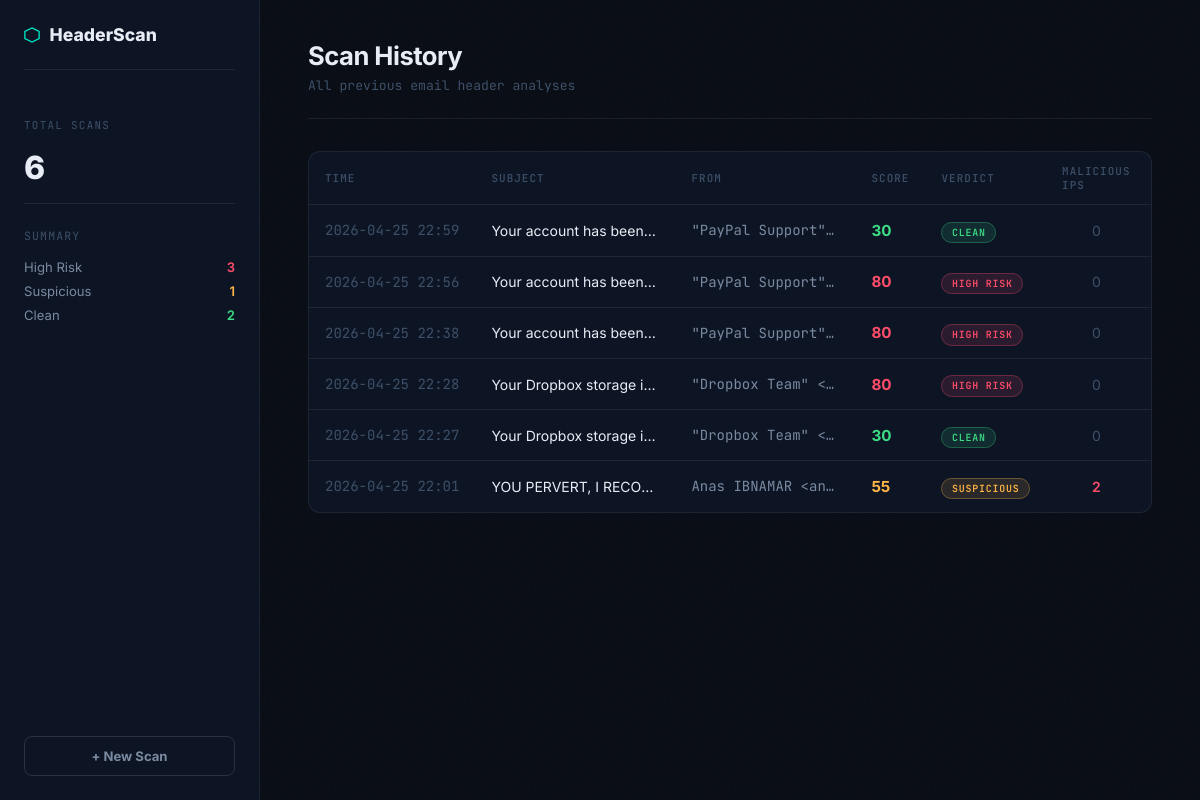
The app's page /history with its own data.
### tables this page shows
CREATE TABLE scans (
            id          INTEGER PRIMARY KEY AUTOINCREMENT,
            scanned_at  TEXT NOT NULL,
            subject     TEXT,
            from_addr   TEXT,
            risk_score  INTEGER,
            verdict     TEXT,
            spf_status  TEXT,
            dmarc_policy TEXT,
            dkim_present INTEGER,
            warnings     INTEGER,
            malicious_ips INTEGER,
            report_json  TEXT
        );

### app.py (the view)
@app.route("/history")
def history():
    scans = get_all_scans()
    return render_template("history.html", scans=scans)

### database.py (called while the page is built)
def get_all_scans():
    conn = sqlite3.connect(DB_PATH)
    conn.row_factory = sqlite3.Row
    c = conn.cursor()
    c.execute("""
        SELECT id, scanned_at, subject, from_addr, risk_score,
               verdict, malicious_ips, warnings
        FROM scans
        ORDER BY id DESC
        LIMIT 100
    """)
    rows = c.fetchall()
    conn.close()
    return [dict(r) for r in rows]

### templates/history.html (shortened to what this page needs)
<!DOCTYPE html>
<html lang="en">
<head>
    <link rel="stylesheet" href="{{ url_for('static', filename='css/style.css') }}">
</head>
<body class="report-page">
<aside class="sidebar">
    <div class="sidebar-logo">
        <svg width="16" height="16" viewBox="0 0 18 18" fill="none">
            <polygon points="9,1 17,5 17,13 9,17 1,13 1,5" stroke="#00e5c3" stroke-width="1.5" fill="none"/>
        </svg>
        <span class="logo-text">HeaderScan</span>
    </div>
    <div style="padding: 1rem 0; border-bottom: 1px solid var(--border); margin-bottom: 1.5rem;">
        <div class="score-label">Total Scans</div>
        <div style="font-size: 2rem; font-weight: 800; letter-spacing: -0.04em; margin-top: 0.5rem;">
            {{ scans|length }}
        </div>
    </div>
    <div style="display: flex; flex-direction: column; gap: 0.5rem; margin-bottom: 1rem;">
        <div style="font-size: 0.72rem; font-family: var(--mono); color: var(--text3); letter-spacing: 0.1em; text-transform: uppercase; margin-bottom: 0.5rem;">Summary</div>
        <div style="display: flex; justify-content: space-between; font-size: 0.82rem;">
            <span style="color: var(--text2);">High Risk</span>
            <span style="color: var(--red); font-weight: 600;">{{ scans | selectattr('verdict', 'equalto', 'HIGH RISK') | list | length }}</span>
        </div>
        <div style="display: flex; justify-content: space-between; font-size: 0.82rem;">
            <span style="color: var(--text2);">Suspicious</span>
            <span style="color: var(--amber); font-weight: 600;">{{ scans | selectattr('verdict', 'equalto', 'SUSPICIOUS') | list | length }}</span>
        </div>
        <div style="display: flex; justify-content: space-between; font-size: 0.82rem;">
            <span style="color: var(--text2);">Clean</span>
            <span style="color: var(--green); font-weight: 600;">{{ scans | selectattr('verdict', 'equalto', 'CLEAN') | list | length }}</span>
        </div>
    </div>
    <a href="/" class="new-scan-btn" style="margin-top: auto;">+ New Scan</a>
</aside>
<main class="report-main">
    <div class="report-topbar">
        <div class="report-title">Scan History</div>
        <div class="report-sub">All previous email header analyses</div>
    </div>
    {% if scans %}
    <div class="history-table-wrap">
        <table class="history-table">
            <thead>
                <tr>
                    <th>Time</th>
                    <th>Subject</th>
                    <th>From</th>
                    <th>Score</th>
                    <th>Verdict</th>
                    <th>Malicious IPs</th>
                    <th></th>
                </tr>
            </thead>
            <tbody>
                {% for scan in scans %}
                <tr class="history-row" onclick="window.location='/scan/{{ scan.id }}'">
                    <td class="mono" style="color: var(--text3); white-space: nowrap;">{{ scan.scanned_at[:16] }}</td>
                    <td style="max-width: 200px; overflow: hidden; text-overflow: ellipsis; white-space: nowrap;">
                        {{ scan.subject or "No subject" }}
                    </td>
                    <td class="mono" style="color: var(--text2); max-width: 180px; overflow: hidden; text-overflow: ellipsis; white-space: nowrap;">
                        {{ scan.from_addr or "—" }}
                    </td>
                    <td>
                        <span class="score-val
                            {% if scan.risk_score >= 70 %}stat-red
                            {% elif scan.risk_score >= 40 %}stat-amber
                            {% else %}stat-green{% endif %}">
                            {{ scan.risk_score }}
                        </span>
                    </td>
                    <td>
                        <span class="verdict-pill
                            {% if scan.verdict == 'HIGH RISK' %}vp-high
                            {% elif scan.verdict == 'SUSPICIOUS' %}vp-med
                            {% else %}vp-low{% endif %}">
                            {{ scan.verdict }}
                        </span>
                    </td>
                    <td style="text-align: center;">
                        {% if scan.malicious_ips > 0 %}
                        <span style="color: var(--red); font-weight: 600;">{{ scan.malicious_ips }}</span>
                        {% else %}
                        <span style="color: var(--text3);">0</span>
                        {% endif %}
                    </td>
                    <td>
                    </td>
                </tr>
                {% endfor %}
            </tbody>
        </table>
    </div>
    {% else %}
    <div style="text-align: center; padding: 4rem; color: var(--text3);">
        <div style="font-size: 2rem; margin-bottom: 1rem;">📭</div>
        <div style="font-size: 0.95rem;">No scans yet. <a href="/" style="color: var(--teal);">Analyze your first email →</a></div>
    </div>
    {% endif %}
</main>
</body>
</html>

### static/css/style.css (style rules this page uses)
*, *::before, *::after { box-sizing: border-box; margin: 0; padding: 0; }
:root { --bg: #080c14; --bg2: #0d1525; --bg3: #111d30; --border: rgba(255,255,255,0.07); --border2: rgba(255,255,255,0.12); --teal: #00e5c3; --teal-dim: rgba(0,229,195,0.12); --red: #ff4d6a; --red-dim: rgba(255,77,106,0.12); --amber: #ffb547; --amber-dim: rgba(255,181,71,0.12); --green: #3ddc84; --green-dim: rgba(61,220,132,0.12); --text: #e8edf5; --text2: #7a8aa0; --text3: #3d5068; --mono: 'JetBrains Mono', monospace; --sans: 'Inter', sans-serif; }
html { scroll-behavior: smooth; }
body { font-family: var(--sans); background: var(--bg); color: var(--text); min-height: 100vh; overflow-x: hidden; }
.logo-text { color: var(--text); }
body.report-page { display: grid; grid-template-columns: 260px 1fr; grid-template-rows: 1fr; min-height: 100vh; }
.sidebar { position: fixed; top: 0; left: 0; width: 260px; height: 100vh; background: var(--bg2); border-right: 1px solid var(--border); display: flex; flex-direction: column; padding: 1.5rem; z-index: 50; overflow-y: auto; }
.sidebar-logo { display: flex; align-items: center; gap: 0.6rem; font-size: 1.1rem; font-weight: 800; margin-bottom: 2rem; padding-bottom: 1.5rem; border-bottom: 1px solid var(--border); }
.score-label { font-family: var(--mono); font-size: 0.68rem; text-transform: uppercase; letter-spacing: 0.12em; color: var(--text3); margin-bottom: 1rem; }
.new-scan-btn { display: block; text-align: center; padding: 0.7rem; border: 1px solid var(--border2); border-radius: 8px; font-size: 0.82rem; font-weight: 700; color: var(--text2); text-decoration: none; transition: all 0.15s; margin-top: 1.5rem; }
.report-main { margin-left: 260px; padding: 2.5rem 3rem; position: relative; z-index: 1; min-width: 0; width: calc(100vw - 260px); overflow-x: hidden; }
.report-topbar { margin-bottom: 2rem; padding-bottom: 1.5rem; border-bottom: 1px solid var(--border); }
.report-title { font-size: 1.6rem; font-weight: 700; letter-spacing: -0.02em; white-space: nowrap; overflow: hidden; text-overflow: ellipsis; }
.report-sub { font-family: var(--mono); font-size: 0.82rem; color: var(--text3); margin-top: 0.4rem; white-space: nowrap; overflow: hidden; text-overflow: ellipsis; }
.mono { font-family: var(--mono); }
.stat-red { color: var(--red); }
.stat-amber { color: var(--amber); }
.stat-green { color: var(--green); }
.history-table-wrap { background: var(--bg2); border: 1px solid var(--border); border-radius: 12px; overflow: hidden; }
.history-table { width: 100%; border-collapse: collapse; font-size: 0.875rem; }
.history-table thead tr { border-bottom: 1px solid var(--border); }
.history-table th { padding: 0.75rem 1rem; text-align: left; font-size: 0.68rem; font-family: var(--mono); text-transform: uppercase; letter-spacing: 0.1em; color: var(--text3); font-weight: 500; }
.history-row { border-bottom: 1px solid var(--border); cursor: pointer; transition: background 0.15s; }
.history-row:last-child { border-bottom: none; }
.history-table td { padding: 0.85rem 1rem; color: var(--text); vertical-align: middle; }
.verdict-pill { font-family: var(--mono); font-size: 0.62rem; font-weight: 600; letter-spacing: 0.08em; padding: 0.2rem 0.6rem; border-radius: 99px; white-space: nowrap; }
.vp-high { background: var(--red-dim); color: var(--red); border: 1px solid rgba(255,77,106,0.3); }
.vp-med { background: var(--amber-dim); color: var(--amber); border: 1px solid rgba(255,181,71,0.3); }
.vp-low { background: var(--green-dim); color: var(--green); border: 1px solid rgba(61,220,132,0.3); }
.score-val { font-weight: 700; font-size: 0.95rem; }

### records on screen
scans: scanned_at "2026-04-25 22:59", subject "Your account has been…", from_addr "\"PayPal Support\"…", risk_score "30", verdict "CLEAN", malicious_ips "0"
scans: scanned_at "2026-04-25 22:56", subject "Your account has been…", from_addr "\"PayPal Support\"…", risk_score "80", verdict "HIGH RISK", malicious_ips "0"
scans: scanned_at "2026-04-25 22:38", subject "Your account has been…", from_addr "\"PayPal Support\"…", risk_score "80", verdict "HIGH RISK", malicious_ips "0"
scans: scanned_at "2026-04-25 22:28", subject "Your Dropbox storage i…", from_addr "\"Dropbox Team\" <…", risk_score "80", verdict "HIGH RISK", malicious_ips "0"
scans: scanned_at "2026-04-25 22:27", subject "Your Dropbox storage i…", from_addr "\"Dropbox Team\" <…", risk_score "30", verdict "CLEAN", malicious_ips "0"
scans: scanned_at "2026-04-25 22:01", subject "YOU PERVERT, I RECO…", from_addr "Anas IBNAMAR <an…", risk_score "55", verdict "SUSPICIOUS", malicious_ips "2"

### other values on screen
{{ scans|length }} "6"
{{ scans | selectattr('verdict', 'equalto', 'HIGH RISK') | list | length }} "3"
{{ scans | selectattr('verdict', 'equalto', 'SUSPICIOUS') | list | length }} "1"
{{ scans | selectattr('verdict', 'equalto', 'CLEAN') | list | length }} "2"
